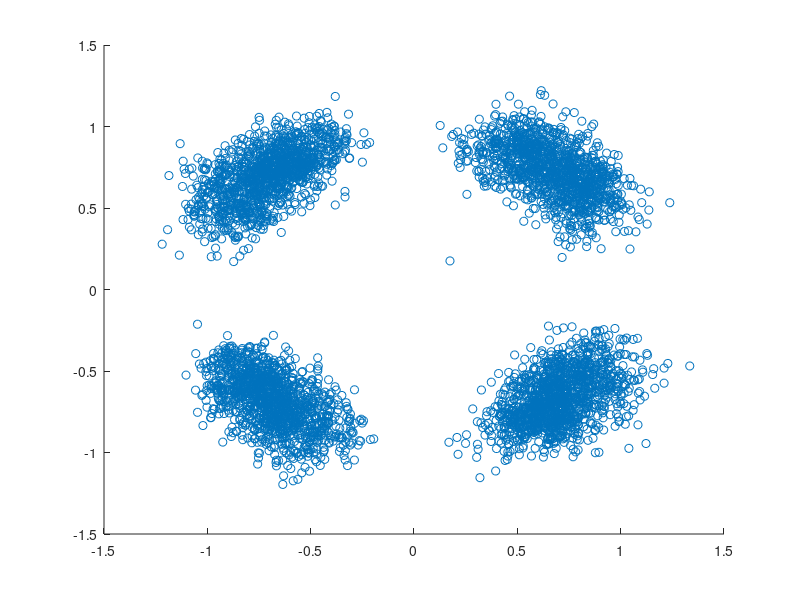

Recreate this plot in MATLAB.
load('cleanData.mat');
 
bits = cleanData;
 
% Step 1: Estimate channel magnitude
magnitude_estimate = rms(abs(bits));
 
% Step 2: Divide received signal by estimate of channel magnitude
y_hat = bits./magnitude_estimate;
 
% Step 3: Initialize variables
x_hat = zeros(length(y_hat), 1);

fft_x = fft(y_hat.^4);
x_axis = linspace(0, 2*pi*(length(bits)-1)/length(bits), length(bits));

[max_val, max_index] = max(abs(fft_x));

freq_offset = -1*x_axis(max_index)./4;

theta_hat = -1*angle(fft_x(max_index))./4;

for k = 1:length(y_hat)
    x_hat(k) = y_hat(k).*exp(1i*(freq_offset * (k-1) + theta_hat + 3*pi/4));
end

hold on

down_x = downsample(x_hat(10:end), 20);

plot(real(down_x), imag(down_x), 'o');

